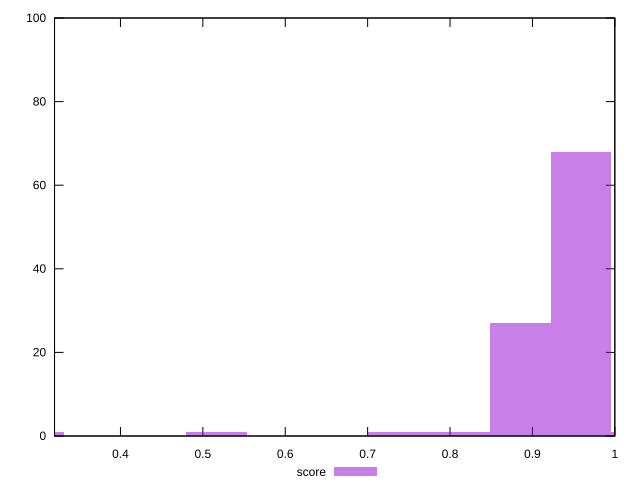

Here is the gnuplot script that generated this plot:
reset

$score <<EOF
0.9589939435797592 68
0.8114564137982578 1
0.8852251786890085 27
0.516381354235255 1
0.737687648907507 1
1.03276270847051 1
0.29507505956300284 1
EOF

set key outside below
set boxwidth 0.07376876489075071
set xrange [0.32:1]
set yrange [0:100]
set trange [0:100]
set style fill transparent solid 0.5 noborder
set terminal svg size 640, 490 enhanced background rgb 'white'
set output "report/report_00029_2021-02-24T13-36-40.390Z/largest-contentful-paint/samples/music/score/histogram.svg"

plot $score title "score" with boxes

reset
